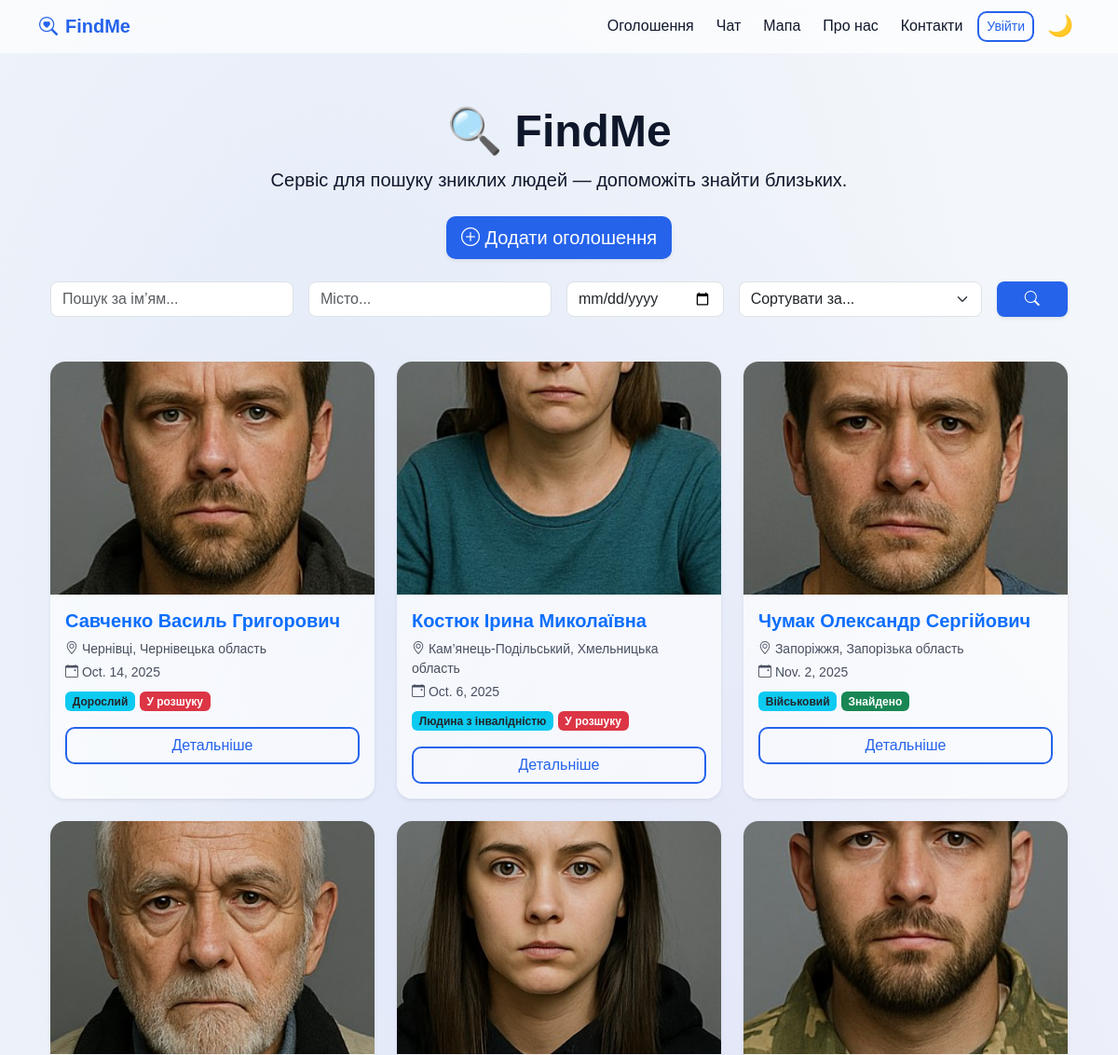
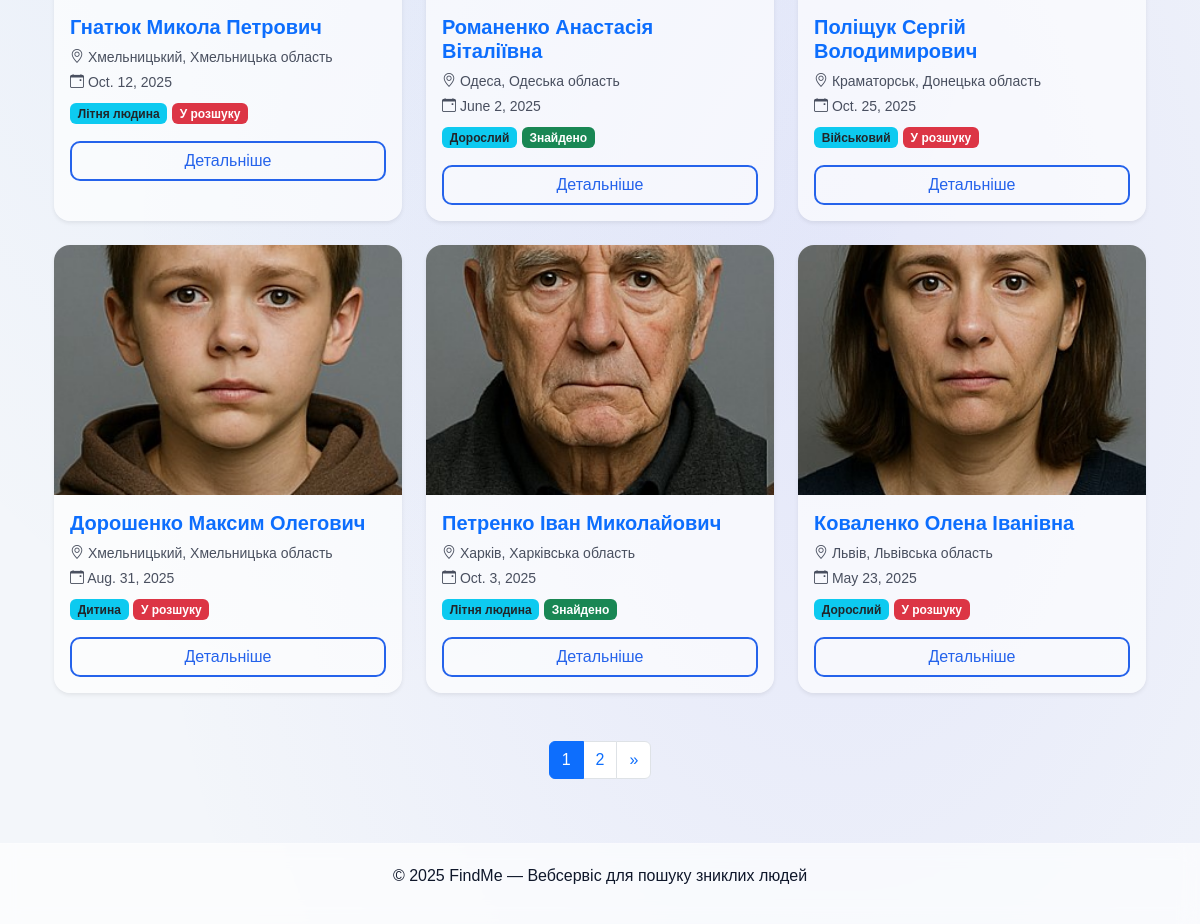
Page /home on the earlier database version (2 pictures, top to bottom).
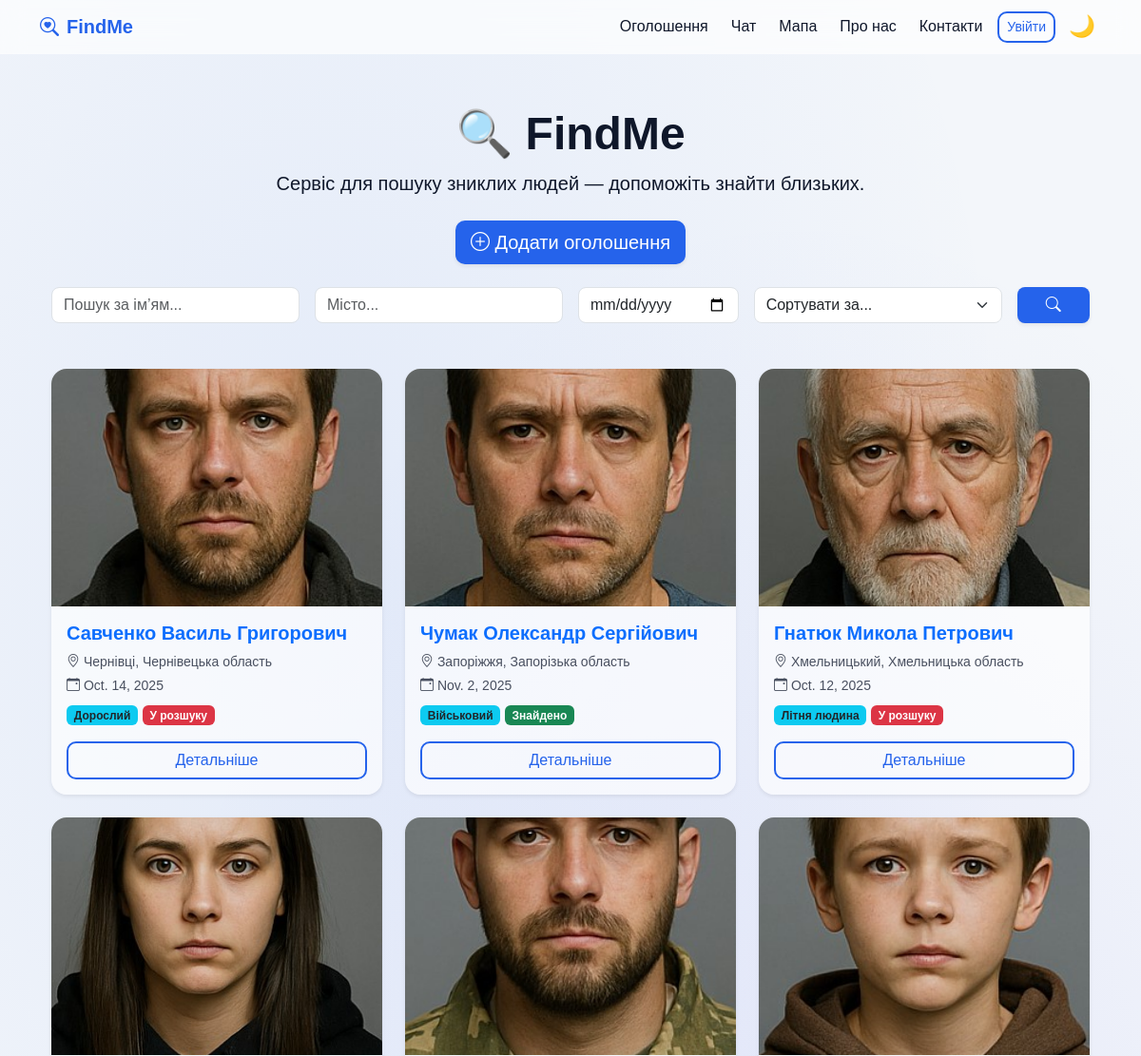
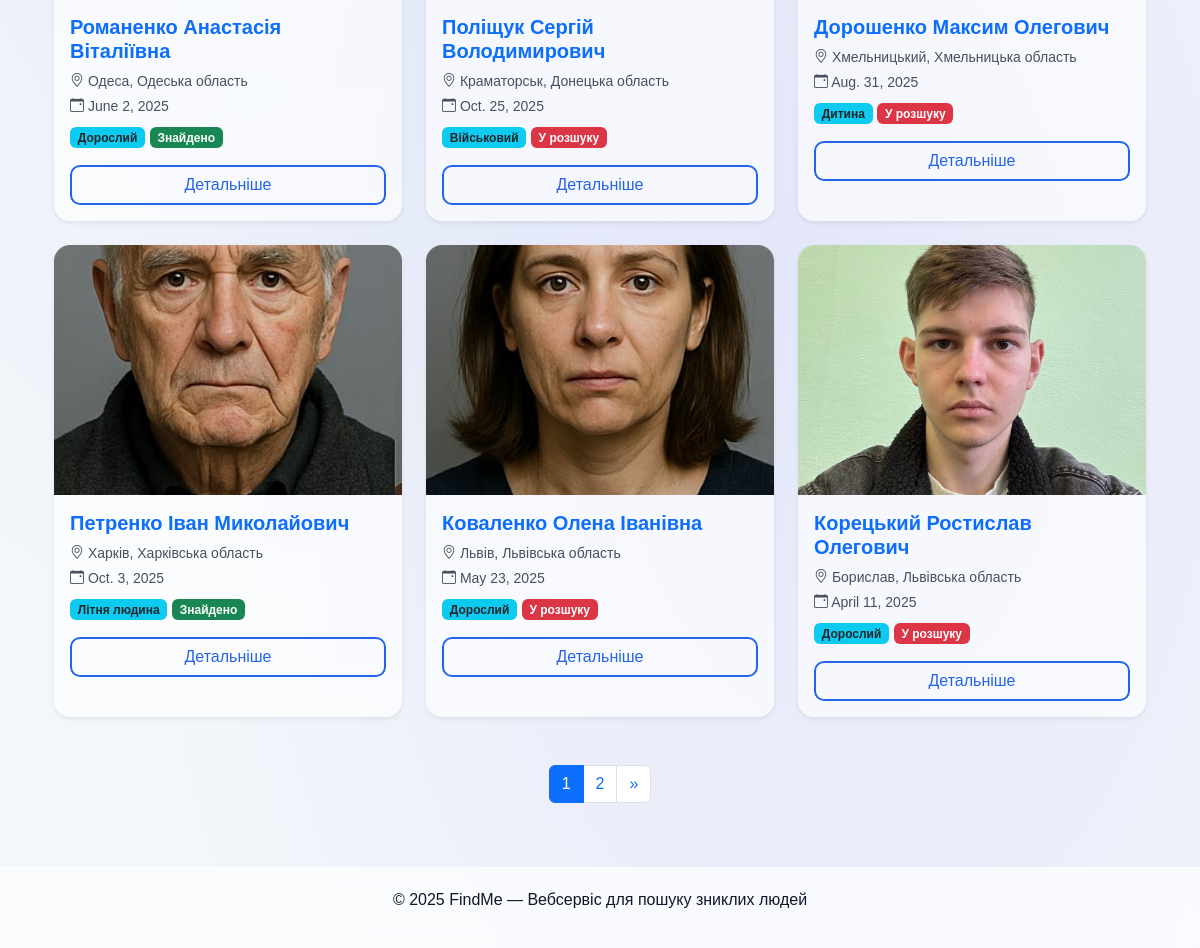
Same page on the later database version (2 pictures, top to bottom).
### missing_persons/models.py (models this page shows, shortened)
class MissingPerson(models.Model):
    STATUS_CHOICES = [
       ('missing', 'У розшуку'),
        ('found', 'Знайдено'),
    ]
    CATEGORY_CHOICES = [
    ('child', 'Дитина'),
    ('adult', 'Дорослий'),
    ('elderly', 'Літня людина'),
    ('military', 'Військовий'),
    ('disabled', 'Людина з інвалідністю'),
    ('other', 'Інше'),
]
    user = models.ForeignKey(User, on_delete=models.CASCADE)
    full_name = models.CharField(max_length=150)
    birth_date = models.DateField(null=True, blank=True)
    missing_date = models.DateField()
    region = models.CharField(max_length=100)
    city = models.CharField(max_length=100)
    description = models.TextField()
    photo = models.ImageField(upload_to='missing_persons/', blank=True, null=True)
    category = models.CharField(max_length=50, choices=CATEGORY_CHOICES, default='other')
    status = models.CharField(max_length=20, choices=STATUS_CHOICES, default='missing')
    created_at = models.DateTimeField(auto_now_add=True)
    location = models.CharField("Останнє місце, де бачили", max_length=255, blank=True, null=True)
    latitude = models.FloatField(blank=True, null=True)
    longitude = models.FloatField(blank=True, null=True)

### missing_persons/views.py (the view)
# urls.py: path('home', mp_views.home_page, name='home'),
def home_page(request):
    query = request.GET.get('q', '').strip()
    city = request.GET.get('city', '').strip()
    date = request.GET.get('date', '').strip()
    sort = request.GET.get("sort", "").strip()
    persons = MissingPerson.objects.all().order_by('-created_at')
    if query:
        persons = persons.filter(full_name__icontains=query)
    if city:
        persons = persons.filter(city__icontains=city)
    if date:
        persons = persons.filter(missing_date=date)
    if sort == "name_asc":
        persons = persons.order_by("full_name")
    elif sort == "name_desc":
        persons = persons.order_by("-full_name")
    elif sort == "date_oldest":
        persons = persons.order_by("missing_date")
    elif sort == "date_latest":
        persons = persons.order_by("-missing_date")
    elif sort == "city":
        persons = persons.order_by("city")
    else:
        persons = persons.order_by("-created_at")
    paginator = Paginator(persons, 9)
    page_number = request.GET.get('page')
    page_obj = paginator.get_page(page_number)
    context = {
        'page_obj': page_obj,
        'persons': page_obj.object_list,
        'query': query,
        'city': city,
        'date': date,
        'sort': sort,
    }
    return render(request, 'home.html', context)

### templates/home.html (shortened to what this page needs)
{% extends 'base.html' %}
{% block content %}
<div class="container mb-5">
  <div class="text-center mt-5 mb-4">
    <h1 class="fw-bold display-5 mb-2">🔍 FindMe</h1>
    <p class="lead mb-4 page-subtitle">
      Сервіс для пошуку зниклих людей — допоможіть знайти близьких.
    </p>
    <a href="/add/" class="btn btn-primary btn-lg shadow-sm">
      <i class="bi bi-plus-circle"></i> Додати оголошення
    </a>
  </div>
  <form method="get" id="searchForm" class="row g-3 justify-content-center mb-5">
    <div class="col-md-3 col-sm-6">
      <input type="text" name="q" value="{{ query }}" class="form-control rounded-3"
             placeholder="Пошук за ім’ям...">
    </div>
    <div class="col-md-3 col-sm-6">
      <input type="text" name="city" value="{{ city }}" class="form-control rounded-3"
             placeholder="Місто...">
    </div>
    <div class="col-md-2 col-sm-6">
      <input type="date" name="date" value="{{ date }}" class="form-control rounded-3">
    </div>
    <div class="col-md-3 col-sm-6">
      <select name="sort" id="sortSelect" class="form-select rounded-3">
        <option value="">Сортувати за...</option>
      </select>
    </div>
    <div class="col-md-1 d-grid">
      <button type="submit" class="btn btn-primary rounded-3 fw-semibold shadow-sm">
        <i class="bi bi-search"></i>
      </button>
    </div>
  </form>
  <div class="row g-4">
    {% for person in page_obj %}
      <div class="col-md-4">
        <div class="card h-100 shadow-sm border-0 rounded-4 result-card">
          {% if person.photo %}
            <img src="{{ person.photo.url }}" class="card-img-top rounded-top-4" alt="{{ person.full_name }}">
          {% endif %}
          <div class="card-body">
            <h5 class="card-title fw-semibold text-primary">{{ person.full_name }}</h5>
            <p class="text-muted small mb-1">
              <i class="bi bi-geo-alt"></i> {{ person.city }}, {{ person.region }}
            </p>
            <p class="text-muted small mb-2">
              <i class="bi bi-calendar-event"></i> {{ person.missing_date }}
            </p>
            <p class="mb-3">
              {% if person.category %}
                <span class="badge bg-info text-dark">{{ person.get_category_display }}</span>
              {% endif %}
              {% if person.status %}
                <span class="badge {% if person.status == 'found' %}bg-success{% else %}bg-danger{% endif %}">
                  {{ person.get_status_display }}
                </span>
              {% endif %}
            </p>
            <a href="{% url 'missing_detail' person.pk %}" class="btn btn-outline-primary w-100">
              Детальніше
            </a>
          </div>
        </div>
      </div>
    {% empty %}
      <p class="text-center text-muted">Немає оголошень за цими критеріями 😔</p>
    {% endfor %}
  </div>
  {% if page_obj.has_other_pages %}
  <div class="d-flex justify-content-center mt-5">
    <ul class="pagination">
      {% for num in page_obj.paginator.page_range %}
        {% if page_obj.number == num %}
          <li class="page-item active"><span class="page-link">{{ num }}</span></li>
        {% else %}
          <li class="page-item">
            <a class="page-link" href="?{% if query %}q={{ query }}&{% endif %}{% if city %}city={{ city }}&{% endif %}{% if date %}date={{ date }}&{% endif %}{% if sort %}sort={{ sort }}&{% endif %}page={{ num }}">{{ num }}</a>
          </li>
        {% endif %}
      {% endfor %}
      {% if page_obj.has_next %}
        <li class="page-item">
          <a class="page-link" href="?{% if query %}q={{ query }}&{% endif %}{% if city %}city={{ city }}&{% endif %}{% if date %}date={{ date }}&{% endif %}{% if sort %}sort={{ sort }}&{% endif %}page={{ page_obj.next_page_number }}">»</a>
        </li>
      {% endif %}
    </ul>
  </div>
  {% endif %}
</div>
{% endblock %}

Differences in the rows shown:
removed MissingPerson: photo (picture), full_name "Костюк Ірина Миколаївна", city "Кам’янець-Подільський", region "Хмельницька область", missing_date "Oct. 6, 2025", category "Людина з інвалідністю", status "У розшуку"
now on this page (row unchanged): MissingPerson: photo (picture), full_name "Корецький Ростислав Олегович", city "Борислав", region "Львівська область", missing_date "April 11, 2025", category "Дорослий", status "У розшуку"
